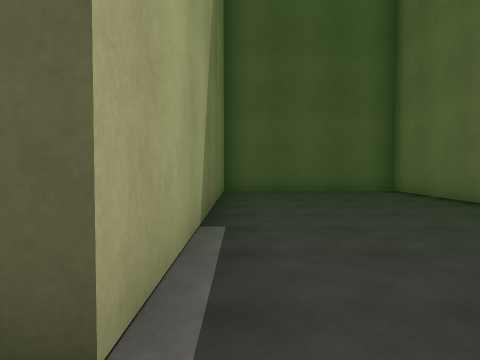
[1] (above)

17 first-person views from a walk through a 3-D level made in the Unity game engine. The camera is 1.2 m above the floor, tilts 2° down and sees 70° across. The floor is counted in squares, 2 m on a side. Each view is taken from the middle of a square. On the plan, view 1 faces up. The plan holds only what a view shows up to about 10 squares ahead; the rest is blank. The player is left out. Surface patterns are stand-ins for the level's own textures.

[2]
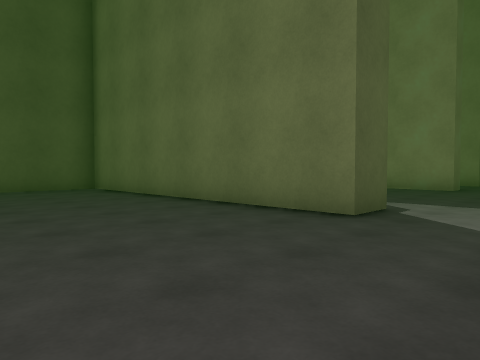

[3]
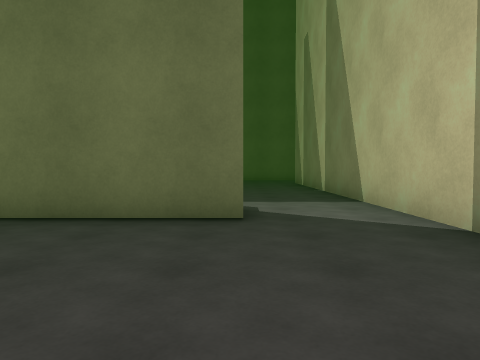

[4]
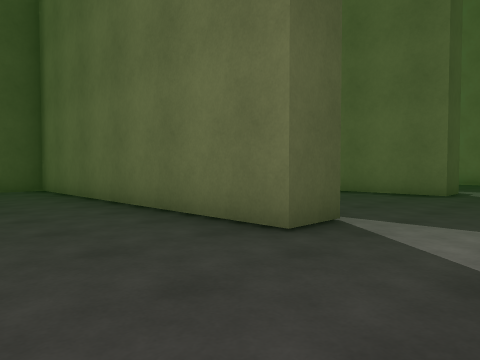

[5]
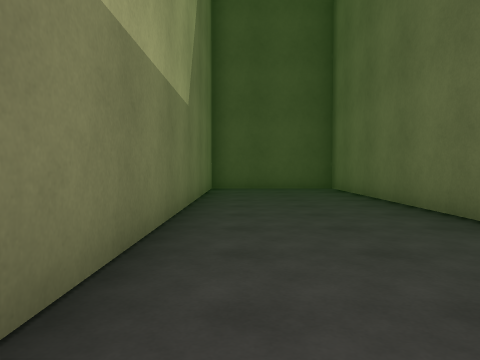

[6]
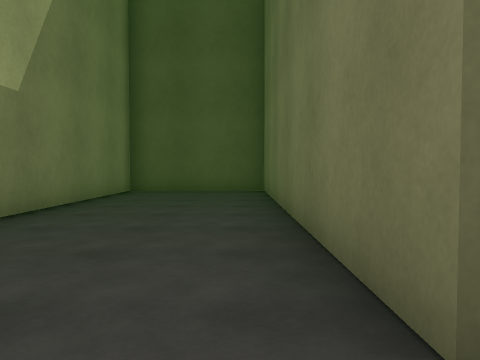

[7]
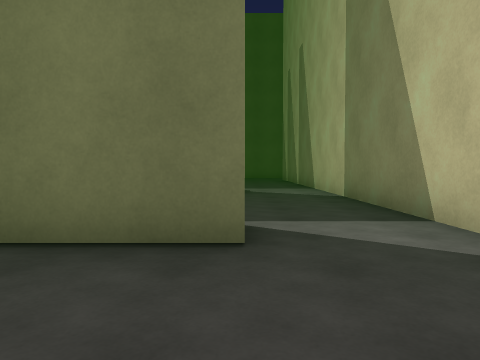

[8]
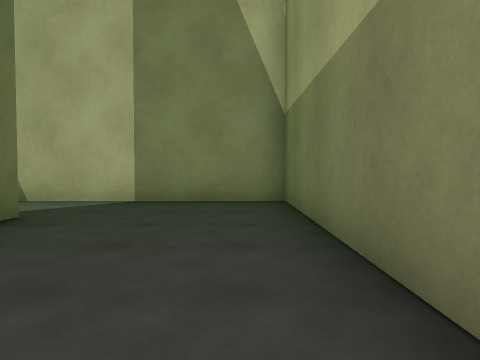

[9]
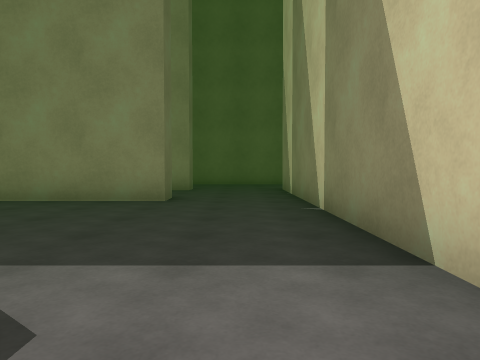

[10]
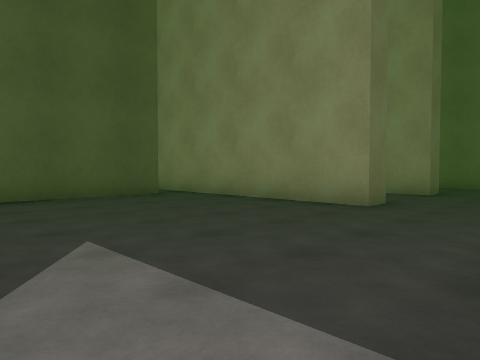

[11]
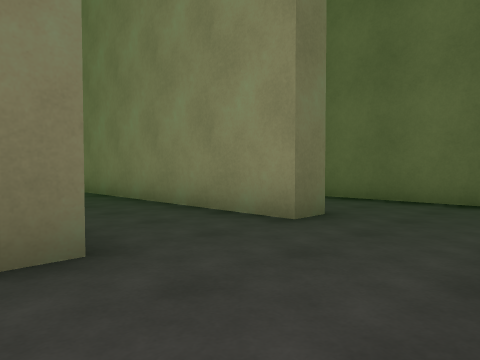

[12]
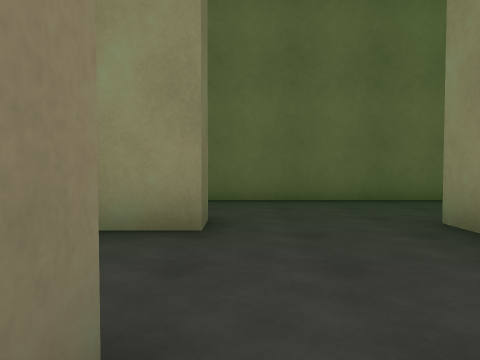

[13]
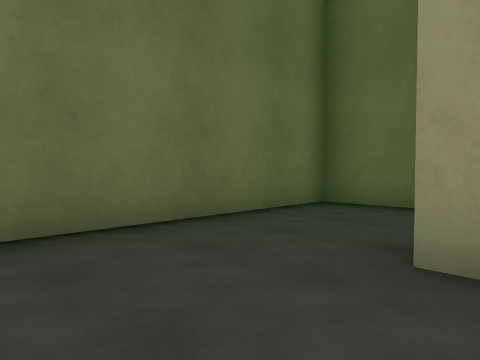

[14]
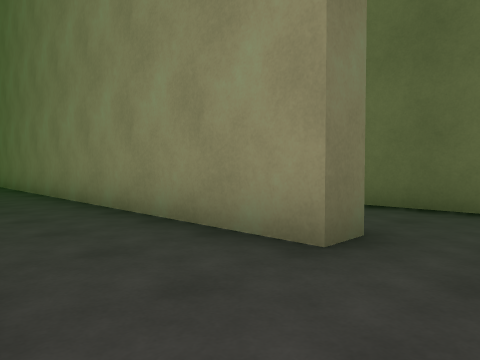

[15]
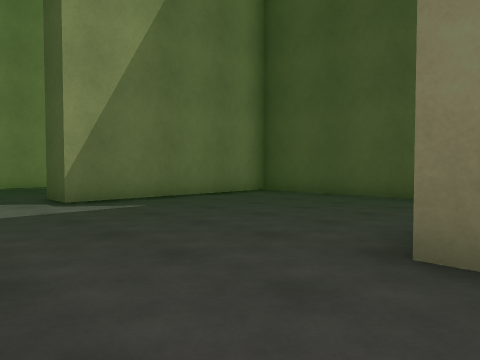

[16]
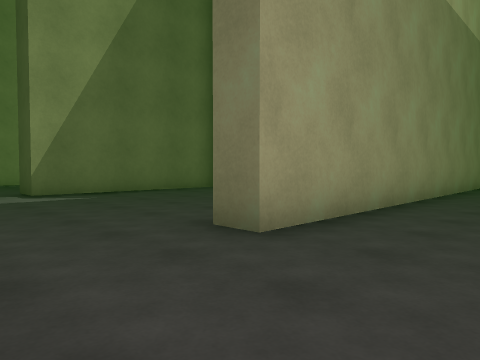

[17]
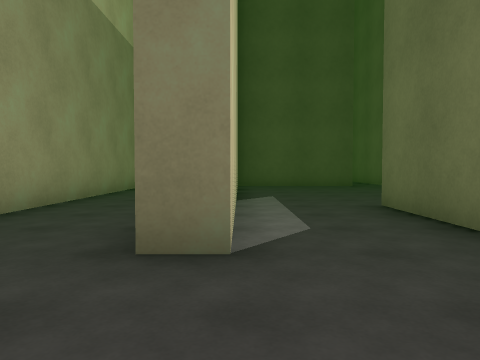

### Floor plan
Ten units are one square. View 1 is at (0, 0); x grows to the right and y downward. Boxes are objects, and circles mark ways between rooms. Rooms are numbered by the first view taken in them; rooms with no view inside come last. Other rooms are left out.
<svg viewBox="-53 -124 220 171">
<path fill="none" stroke="#000" d="M49 -10 39 -10 39 -87 -5 -87M-6 12 56 12M-4 -84 -4 -10M-4 -10 -14 -10 -14 -87 -48 -87 -48 12 -6 12M139 -51 139 -14 133 -14 133 -119M94 -60 49 -60 49 -10M56 12 138 12M146 42 162 42 162 -44M109 -110 109 -14 102 -14 102 -55"/>
<circle cx="-10" cy="5" r="3" fill="#2a7"/>
<circle cx="45" cy="5" r="3" fill="#2a7"/>
<text x="20" y="-30">1</text>
<text x="-30" y="-30">2</text>
<text x="120" y="-30">3</text>
</svg>
Room 1 opens to room 2. Room 1 opens to room 3.

Where each view was taken, in squares from view 1:
view 1: 0 up, 0 right, facing up
view 2: 1 down, 0 right, facing up-right
view 3: 1 up, 0 right, facing right
view 4: 1 down, 4 left, facing up-right
view 5: 1 down, 4 left, facing up
view 6: 0 up, 2 left, facing up
view 7: 1 up, 4 left, facing right
view 8: 5 up, 4 left, facing down
view 9: 0 up, 4 right, facing right
view 10: 1 down, 5 right, facing up-right
view 11: 1 down, 10 right, facing up-right
view 12: 1 up, 10 right, facing right
view 13: 1 up, 13 right, facing down-right
view 14: 0 up, 11 right, facing up-right
view 15: 1 down, 11 right, facing up-left
view 16: 1 down, 13 right, facing up-left
view 17: 1 down, 14 right, facing up
